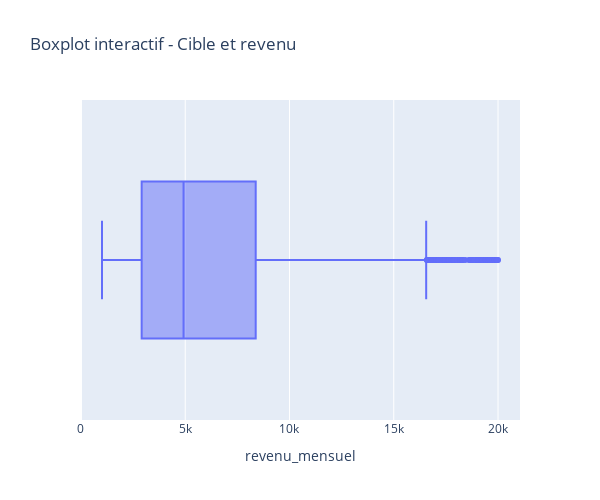

Notebook cell for this chart:
### Markdown cell above
* La distribution du revenu_mensuel n'est pas linéaire, on voit un étalement sur la droite. L'explication peut être simplement un écart de revenu conséquent avec les différents types de poste. Regardons de plus près avec un boxplot de cette variable.

### Code cell
fig14 = px.box(
        donnees_features,
        x='revenu_mensuel',
        title=f"Boxplot interactif - Cible et revenu",
        hover_data = "id_employee"
     
    )
fig14.update_layout(height=500, width=600)
fig14.show()
pio.write_image(fig14, "Graph/graph_etape_2/Boxplot_cible_revenu_mensuel.png")

### Figure 1 — Plotly figure (JSON) as saved in the notebook; plotly's stock layout.template omitted (floating-point values rounded to 4 significant figures; data arrays with more than 128 entries replaced by an {"elided": "..."} marker saying what was removed)
{"data": [{"alignmentgroup": "True", "customdata": {"elided": "1470x1 int values"}, "hovertemplate": "revenu_mensuel=%{x}<br>id_employee=%{customdata[0]}<extra></extra>", "legendgroup": "", "marker": {"color": "#636efa"}, "name": "", "notched": false, "offsetgroup": "", "orientation": "h", "showlegend": false, "type": "box", "x": {"elided": "1470 int values"}, "x0": " ", "xaxis": "x", "y0": " ", "yaxis": "y"}], "layout": {"boxmode": "group", "height": 500, "legend": {"tracegroupgap": 0}, "title": {"text": "Boxplot interactif - Cible et revenu"}, "width": 600, "xaxis": {"anchor": "y", "domain": [0, 1], "title": {"text": "revenu_mensuel"}}, "yaxis": {"anchor": "x", "domain": [0, 1]}}}
